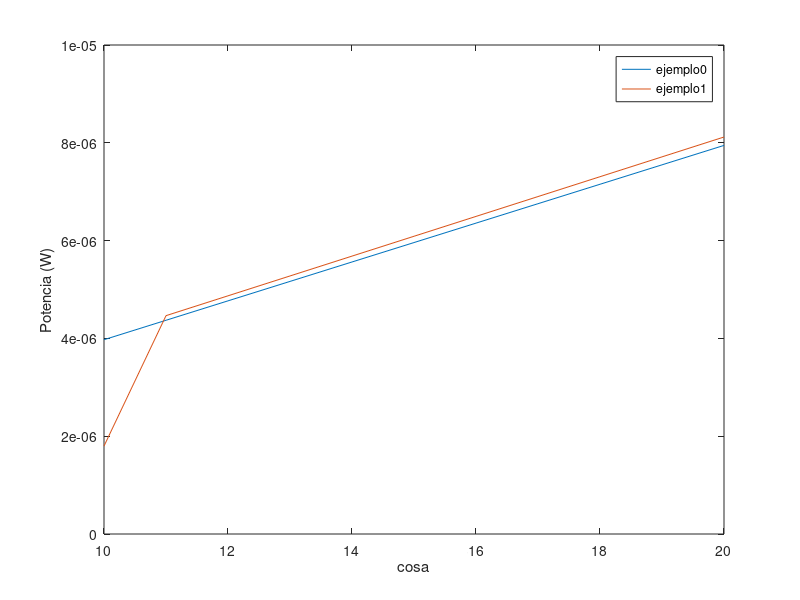

MATLAB code for this plot:
% José Antonio Fernández López
% TFG - Generación de energía con una turbina eólica flotante

%% Pruebas

%% Configuración

    % Densidad del aire
       Ro = 1.225; %Kg/m^3

    % Longitud de la pala
        L = 34; %m

    % Número de segmentos en los que se divide la pala
        N = 5;
        i = 1:N;

    % Ángulo inicial de giro
        theta_1 = 2; %Grados [º]

    % Variación de Theta_i
        Delta_theta = 0.02; %Grados [º]

        %Creamos el ángulo de torsión
        theta_i = zeros(1,N);
    
            for j = 1:N
                if j < 2
                    theta_i(1) = theta_1;
                else
                    theta_i(j) = theta_i(j-1) + Delta_theta;
                end
            end
    
        theta_1 = (theta_1 * pi) / 180; %Rad
        Delta_theta = (Delta_theta * pi) / 180; %Rad
        theta_i = (theta_i .* pi) / 180; %Rad
        
    % Densidad del material de la pala
        CFRP = 1410; %kg/m^3
        GFRP = 1500; %kg/m^3
        GFEpoxi = 1700; %kg/m^3
        dens_pala = [CFRP GFRP GFEpoxi];
    
    % Masa de la pala
        masa_pala = 5200; %Kg

%% Fórmulas para el cálculo inicial y completo de la pala de la turbina eólica.
 
  % Establecemos el buje y la punta
    Buje = 3; %m
    Punta = 0.6; %m
    L_i = L/N;

  % Se calcula la hipotenusa de borde de fuga
    H_bf = sqrt(((Buje - Punta)^2) + L^2);
  % Ahora el ángulo Phi, con el que decrece la chord line a lo largo de L
    Phi = asin( (Buje - Punta) / H_bf );
    Phi_deg = (Phi * 180) / pi;
  % Variables necesarias para el cálculo de la chord line
    altura_i = (((2*i) -1) * L) / (2*N);
    diagonal_i = (((2*i) -1) * H_bf) / (2*N);
    x_i = sqrt(diagonal_i.^2 - altura_i.^2);
   % Ya se puede obtener la línea de cuerda de cada segmento
    c_i = Buje - x_i;
    
  % Usando algunas fórmulas del desarrollo de Carlos Armenta Deu,
  % referenciado en mi trabajo.
    % Lado inicial de la pala
        c_left_i = c_i + (L_i/2) * tan(Phi);
    % Lado final de la pala
        c_right_i = c_i - (L_i/2) * tan(Phi);
    % Área de cada segmento de la pala
        S_i = ((c_left_i + c_right_i) / 2) * L_i;

    %Definición del brazo
        cateto_buje = (Buje/2) - (Punta/2);
        R_brazo = sqrt(cateto_buje.^2 + L.^2);
        brazo_i = (((2*i) -1) .* R_brazo) / (2*N);
    % Masa de cada segmento de la pala
        S_pala = sum(S_i); 
        m_i = (S_i/S_pala) * masa_pala;

    % Momento inercia del área de un trapecio
        I_area = (L_i^3).*((c_right_i.^2) + (4.*c_right_i.*c_left_i) + (c_left_i.^2)) ./ (36 .* (c_right_i + c_left_i));
        steiner_theorem = m_i .* (brazo_i.^2);

        I_eje_paralelo = I_area + steiner_theorem;

    % Momento de inercia general
        I = dens_pala(3) .* I_eje_paralelo;

    % Calculamos el tiempo, lo que tarda el viento para diferentes velocidades en atravesar el
    % segmento
        %intervalo_tiempo = c_i ./ u(v);
        u_viento = 10:20;
        M = length(u_viento);
        intervalo_tiempo = zeros(M,N);
        for j = 1:M
            for j2 = 1:N
                intervalo_tiempo(j,j2) = c_i(j2) ./ u_viento(j)
            end
        end
%% Cuando solo presenta ángulo de cabeceo
    % Fuerza del viento
        %F_viento_i = (1/2) .* Ro .* S_i .* (u(v).^2);
        F_viento_i = zeros(M,N);
        for j = 1:M
            for j2 = 1:N
                F_viento_i(j,j2) = (1/2) .* Ro .* S_i(j2) .* u_viento(j);
            end 
        end
    % Fuerza normal
        F_normal_i = F_viento_i .* sin(theta_1);
    % Momento de torsión
        torque_0 = F_normal_i .* brazo_i;
    % Torque global
        torque_global_0 = sum(torque_0,2)



    % Aceleración angular
        alpha_ang_0 = torque_0 ./ I;
    % Velocidad angular
        Omega_0 = intervalo_tiempo .* alpha_ang_0 
    % Potencia de la pala
        potencia_0 = torque_0 .* Omega_0

%% Cuando presenta ángulo de cabeceo y torsión de los segmentos

    % Fuerza normal
        F_normal_i_torsion = F_viento_i .* sin(theta_i);

        
    % Momento de torsión
        %Se necesita multiplicar por el seno del ángulo de torsión para
        %sacar el torque del área efectiva
        torque_1 = zeros(M,N);
        %TENGO QUE CAMBIAR ESTA PARTE, POR CULPA DE LA F NORMAL DE TORSION
            for j = 1:M
                for j2 = 1:N
                    if j < 2
                        torque_1(j,j2) = F_normal_i_torsion(j,j2) .* brazo_i(1);
                    else
                        torque_1(j,j2) = F_normal_i_torsion(j,j2) .* brazo_i(j2) .* cos(Delta_theta);
                    end
                end
            end

    % Torque global
        torque_global_1 = sum(torque_1,2);

    % Aceleración angular
        alpha_ang_1 = torque_1 ./ I;
    % Velocidad angular
        Omega_1 = alpha_ang_1 .* intervalo_tiempo;
    % Potencia de la pala
        potencia_1 = torque_1 .* Omega_1


        
 %% Representaciones

 %Potencia obtenida dependiendo de la velocidad del viento
    %Primero tenemos que sumar todos los valores de potencia
    %correspondientes a una velocidad de viento para representarlos
    %dependiendo de esta.
    x = u_viento;
    y0 = sum(potencia_0,2);
    y1 = sum(potencia_1,2);
    %Transponemos las matrices
    y0 = y0.';
    y1 = y1.';
    figure('Name','título y eso','NumberTitle','off');
        plot(x,y0);
        hold on;
        plot(x,y1);
        xlabel('cosa');
        ylabel('Potencia (W)');
        legend('ejemplo0','ejemplo1')